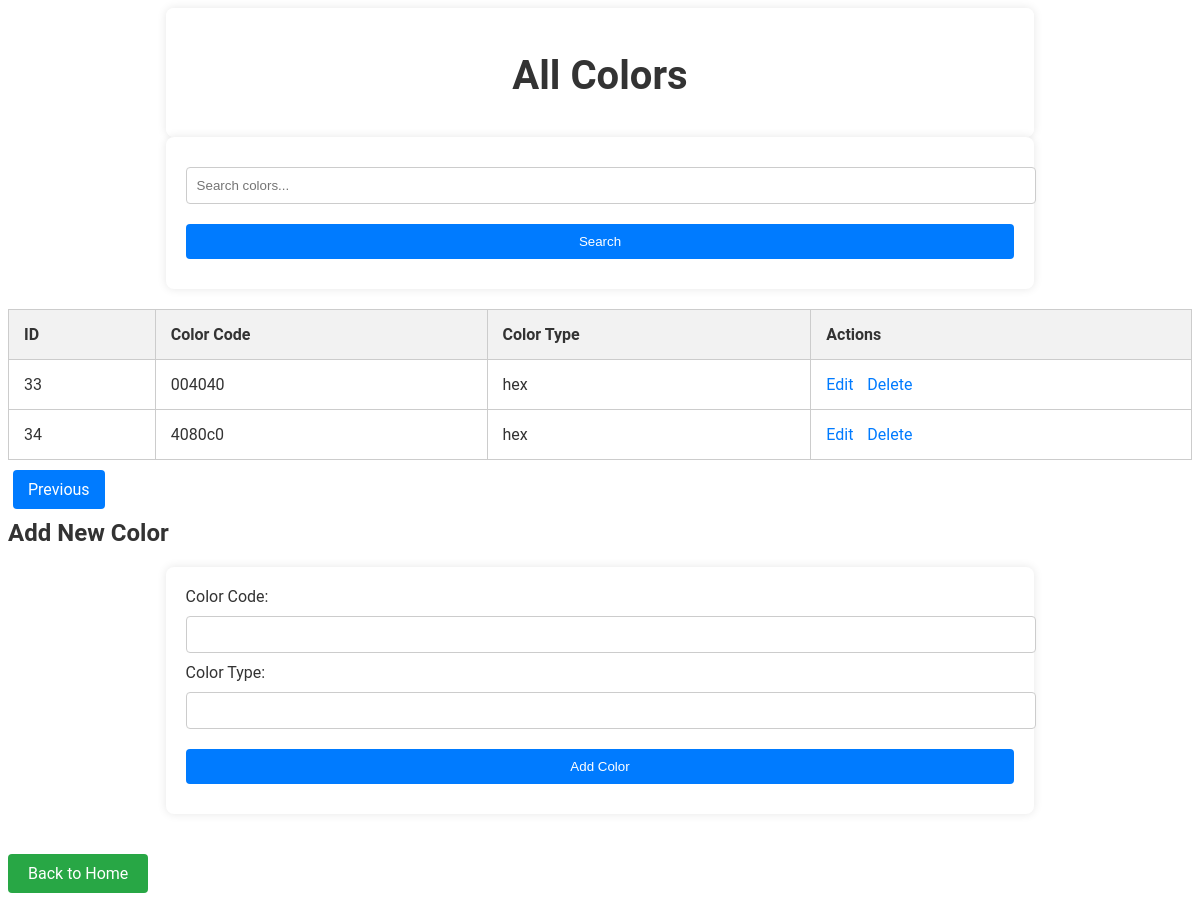
The app's page /colors?page=4&search=, older data.
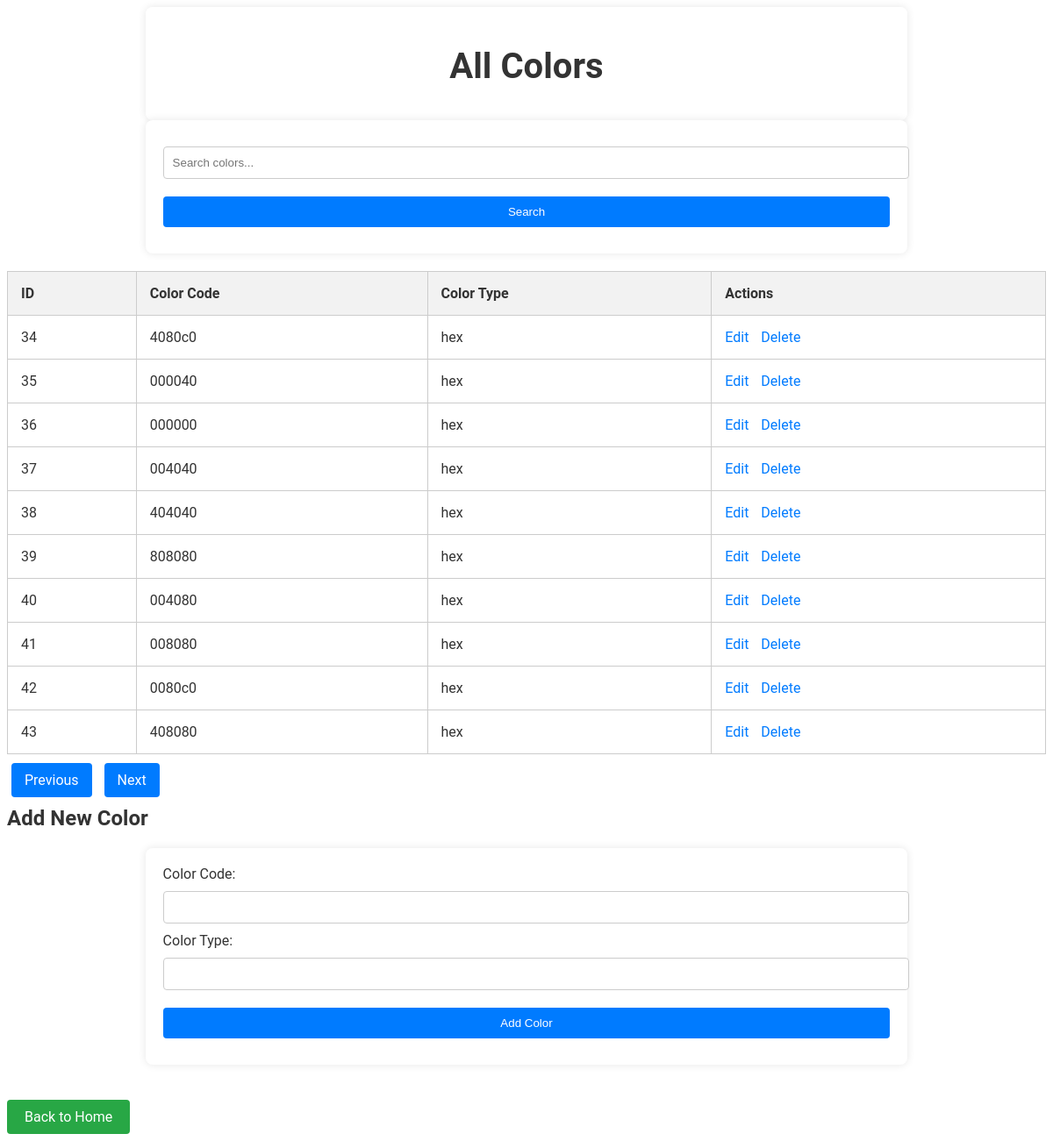
The same page, newer data.
### app.py (models this page shows)
class ColorPalette(db.Model):
    id = db.Column(db.Integer, primary_key=True)
    color_code = db.Column(db.String(7), nullable=False)
    color_type = db.Column(db.String(3), nullable=False)

### app.py (the view)
@app.route('/colors', methods=['GET', 'POST'])
def colors():
    search_query = request.args.get('search', '')
    page = request.args.get('page', 1, type=int)
    if search_query:
        colors = ColorPalette.query.filter(
            (ColorPalette.color_code.contains(search_query)) |
            (ColorPalette.color_type.contains(search_query))
        ).paginate(page=page, per_page=10)
    else:
        colors = ColorPalette.query.paginate(page=page, per_page=10)
    return render_template('colors.html', colors=colors, search_query=search_query)

### templates/colors.html (shortened to what this page needs)
<!DOCTYPE html>
<html lang="en">
<head>
</head>
<body>
    <header>
        <h1>All Colors</h1>
    </header>
    <form method="GET" action="{{ url_for('colors') }}">
        <input type="text" name="search" placeholder="Search colors..." value="{{ search_query }}">
        <input type="submit" value="Search">
    </form>
    <table>
        <tr>
            <th>ID</th>
            <th>Color Code</th>
            <th>Color Type</th>
            <th>Actions</th>
        </tr>
        {% for color in colors.items %}
        <tr>
            <td>{{ color.id }}</td>
            <td>{{ color.color_code }}</td>
            <td>{{ color.color_type }}</td>
            <td class="actions">
                <a href="{{ url_for('edit_color', id=color.id) }}">Edit</a>
                <a href="{{ url_for('delete_color', id=color.id) }}">Delete</a>
            </td>
        </tr>
        {% endfor %}
    </table>
    <div class="pagination">
        {% if colors.has_prev %}
            <a href="{{ url_for('colors', page=colors.prev_num, search=search_query) }}">Previous</a>
        {% endif %}
        {% if colors.has_next %}
            <a href="{{ url_for('colors', page=colors.next_num, search=search_query) }}">Next</a>
        {% endif %}
    </div>
    <h2>Add New Color</h2>
    <form action="{{ url_for('colors') }}" method="POST" class="add-color-form">
        <label for="color_code">Color Code:</label>
        <input type="text" id="color_code" name="color_code" required>
        <br>
        <label for="color_type">Color Type:</label>
        <input type="text" id="color_type" name="color_type" required>
        <br>
        <input type="submit" value="Add Color">
    </form>
    <a href="{{ url_for('index') }}" class="back-to-home-link">Back to Home</a>
</body>
</html>

Row changes from the older to the newer data that the page shows:
no longer on this page (row unchanged): ColorPalette: id "33", color_code "004040", color_type "hex"
added ColorPalette: id "35", color_code "000040", color_type "hex"
added ColorPalette: id "36", color_code "000000", color_type "hex"
added ColorPalette: id "37", color_code "004040", color_type "hex"
added ColorPalette: id "38", color_code "404040", color_type "hex"
added ColorPalette: id "39", color_code "808080", color_type "hex"
added ColorPalette: id "40", color_code "004080", color_type "hex"
added ColorPalette: id "41", color_code "008080", color_type "hex"
added ColorPalette: id "42", color_code "0080c0", color_type "hex"
added ColorPalette: id "43", color_code "408080", color_type "hex"
Text that changed along with them:
text now shown: "Next"
